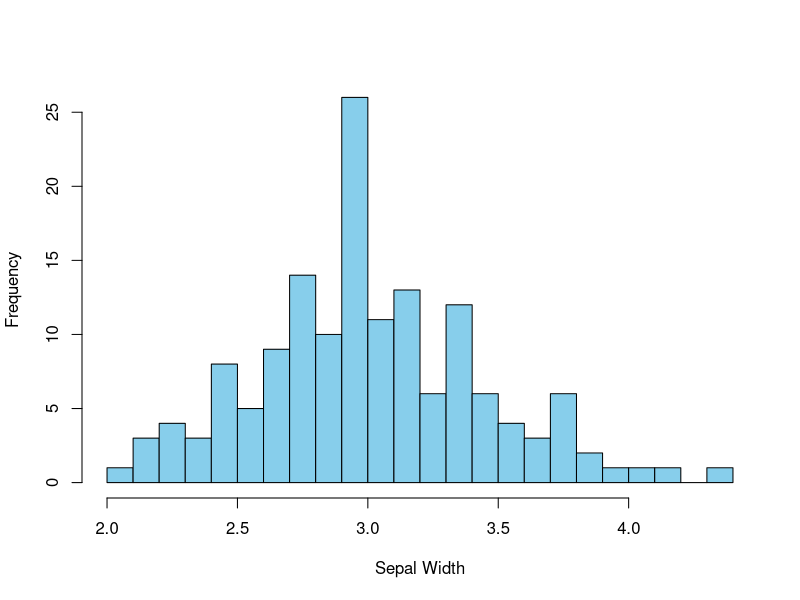
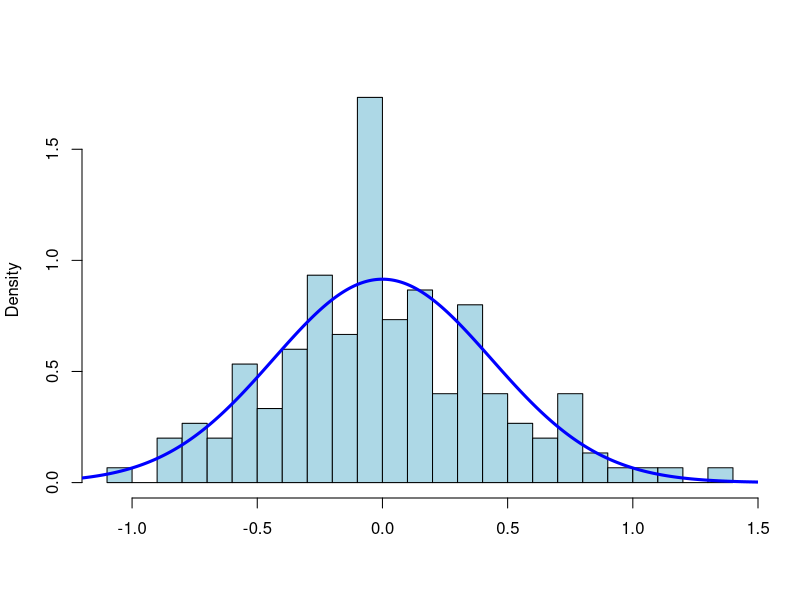

Source code (R) for these figures, in order:
## ---- chunk 1
hist(iris$Sepal.Width, breaks = 20, col = "skyblue", xlab = "Sepal Width", main="")
## ---- chunk 2
hist(I(iris$Sepal.Width-mean(iris$Sepal.Width)), freq=F, breaks=20, xlab="", main="", col="lightblue")
x <- seq(-1.5, 2, length=1000); y <- dnorm(x, mean=0, sd=sd(iris$Sepal.Width))
lines(x,y, type='l', lwd = 3, col="blue")
